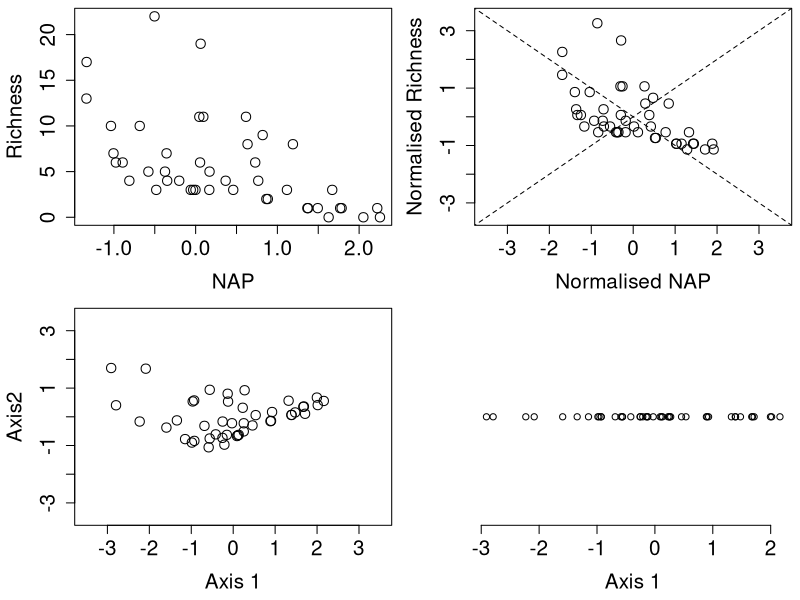
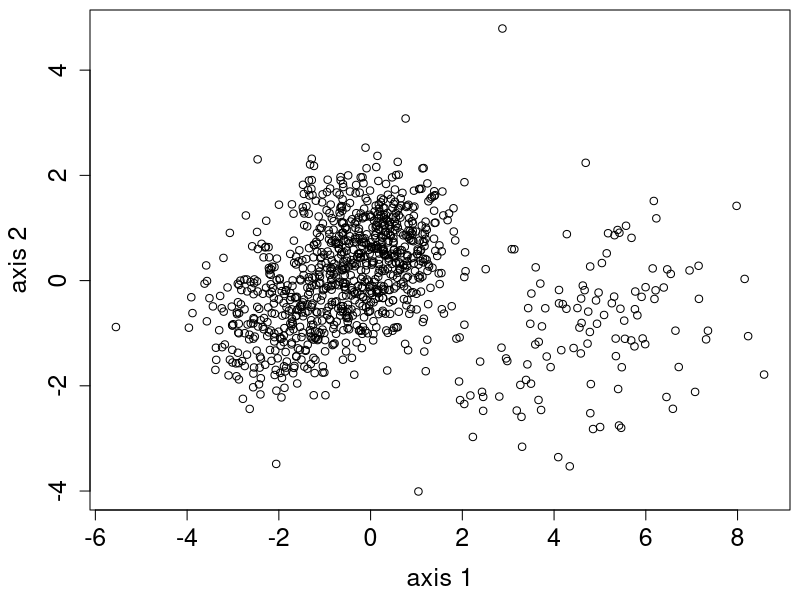
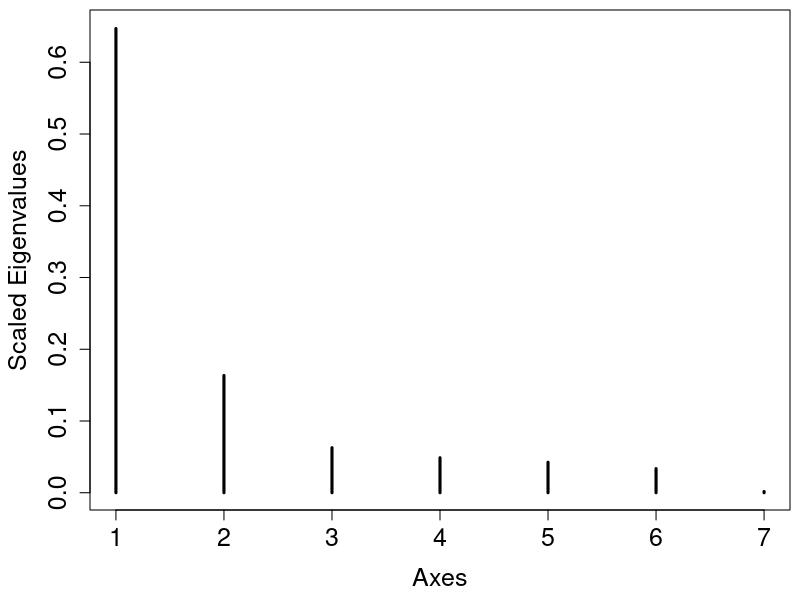
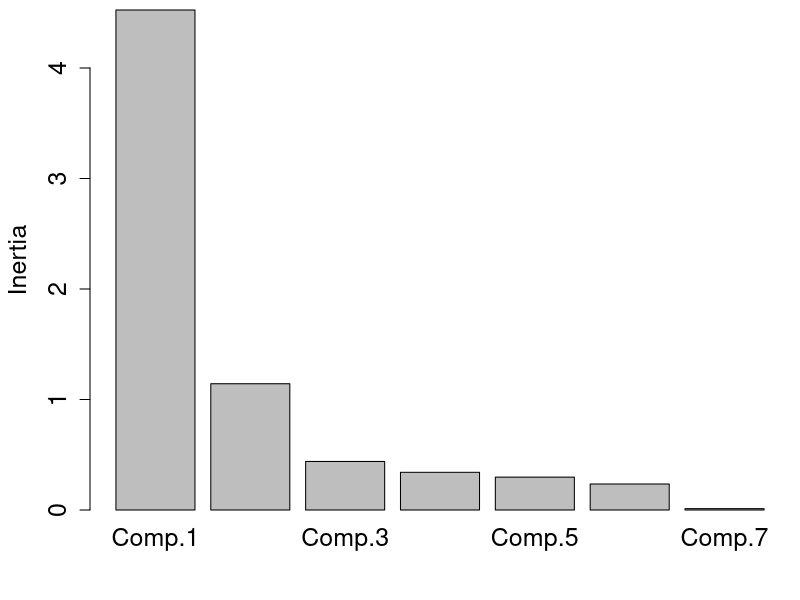
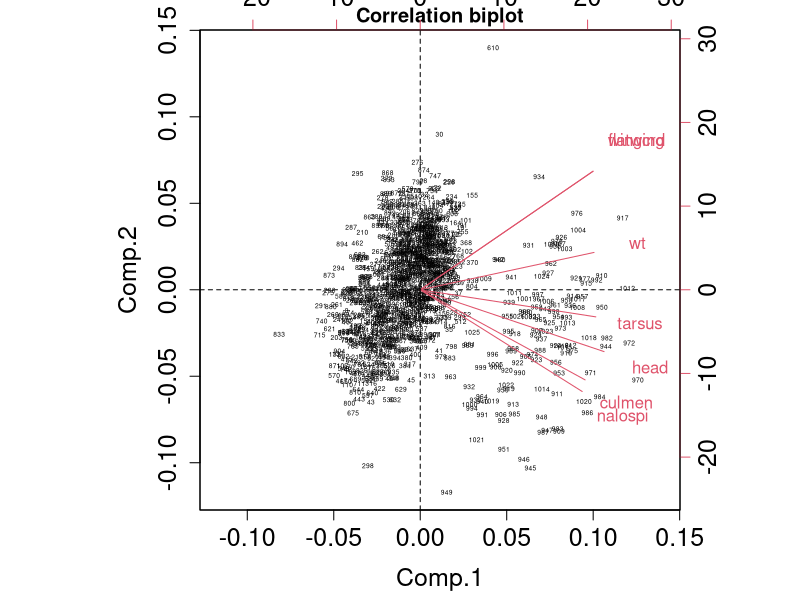
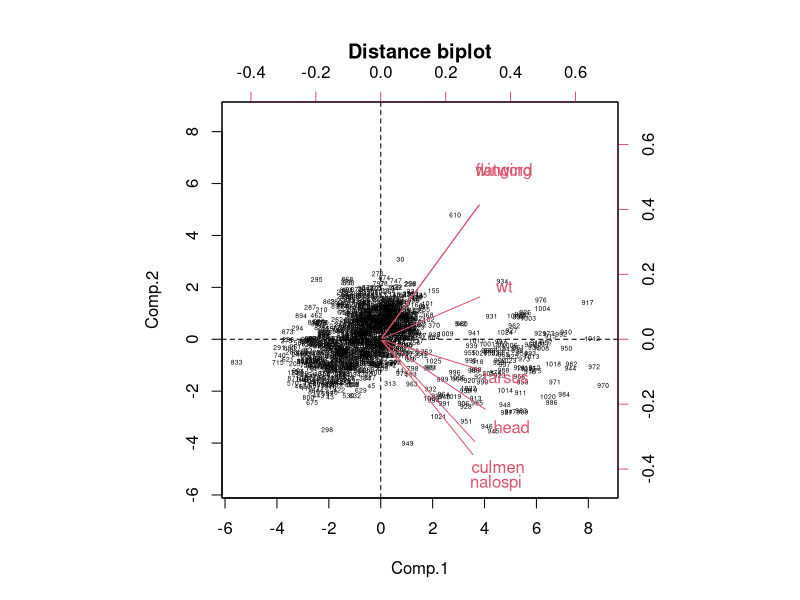
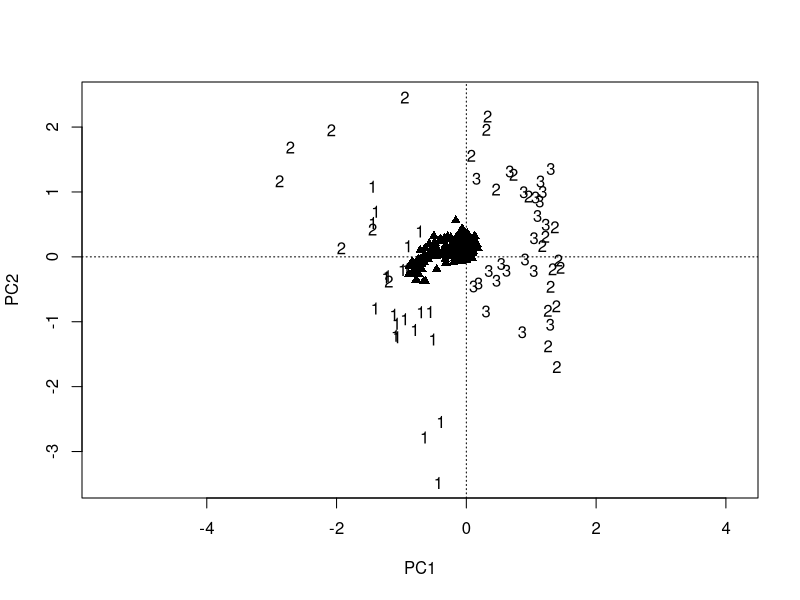
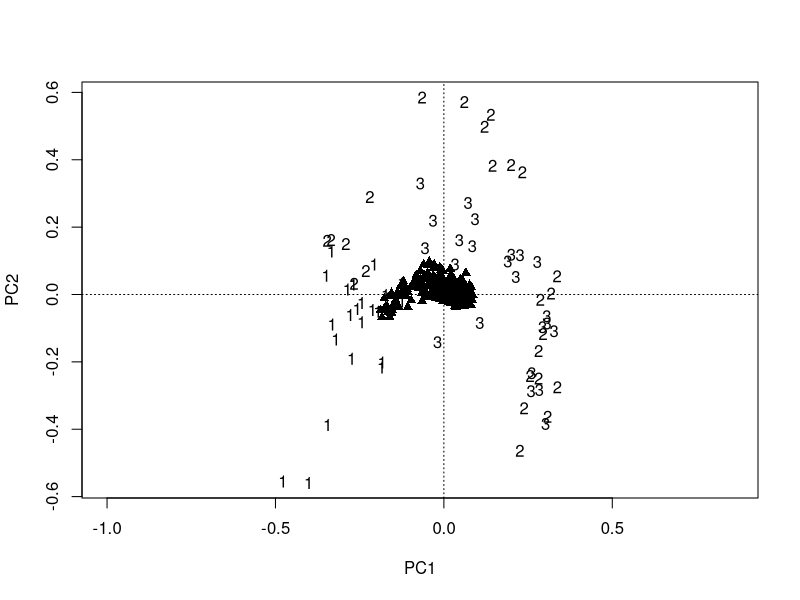

Reproduce these figures in R, in order.
#    R code for: Chapter 12 in:
#    Analysing Ecological Data. (2007). Zuur, Ieno and Smith. Springer, 680p.

#    This program is free software; you can redistribute it and/or modify
#    it under the terms of the GNU General Public License as published by
#    the Free Software Foundation; either version 2 of the License, or
#    (at your option) any later version.
#
#    This program is distributed in the hope that it will be useful, 
#    but WITHOUT ANY WARRANTY; without even the implied warranty of
#    MERCHANTABILITY or FITNESS FOR A PARTICULAR PURPOSE.  See the
#    GNU General Public License for more details.

#    This file was produced by Nelly Chizhikova and Alain Zuur
#    (highstat@highstat.com)



setwd("D:\\applicat\\HighlandStatistics\\Book\\R\\RChapter12")

library(MASS) 

par(mar = c(4.5, 4.5, 0.5, 0.5), cex.lab = 1.5, cex.axis = 1.5)


################################
#
#        Chapter 12.2


RIKZ <- read.table(file = "RIKZ.txt",header = TRUE)
RIKZ$Richness <- rowSums(RIKZ[,2:76] > 0)
RIKZ_norm<-data.frame(NAP_norm=(RIKZ$NAP-mean(RIKZ$NAP))/sd(RIKZ$NAP),
           Rich_norm=(RIKZ$Richness-mean(RIKZ$Richness))/sd(RIKZ$Richness))




#      Figure 12.1
par(mfrow=c(2,2))
#      A
plot(RIKZ$NAP,RIKZ$Richness, ylab = "Richness", xlab = "NAP", cex=1.5)

#      B
plot(RIKZ_norm, xlim=c(-3.5, 3.5), ylim=c(-3.5,3.5), cex=1.5,
     xlab="Normalised NAP", ylab="Normalised Richness")
lines(c(-4,4),c(-4,4), lty=2)
lines(c(-4,4),c(4,-4), lty=2)

#      C
RIKZ_PCA<-princomp(RIKZ_norm)
plot(RIKZ_PCA$scores, xlim=c(-3.5, 3.5), ylim=c(-3.5,3.5), cex=1.5,
     xlab="Axis 1", ylab="Axis2")

#      D
RIKZ_PCA<-princomp(RIKZ_norm)
plot(RIKZ_PCA$scores[,1],  rep(1, times=nrow(RIKZ_PCA$scores)), axes=F, 
     xlab="Axis 1", ylab=" ")
axis(1)
par(mfrow=c(1,1))




#     PCA output (page 195) 
#     For percent of information see "proportion of variance".
#     First axis is denoted as "Comp.1"
summary(RIKZ_PCA)

#Importance of components:
#                          Comp.1    Comp.2
#Standard deviation     1.2388718 0.6486541
#Proportion of Variance 0.7848426 0.2151574
#Cumulative Proportion  0.7848426 1.0000000

#The 76% in the book should probably be 78%. (page 196, fourth line)



#    Matrix C which gives coefficients for equation of new axes
#    (page 195-196)
RIKZ_PCA<-princomp(RIKZ_norm)
RIKZ_PCA$loadings

#      coefficients for first axis (first column in C matrix)
RIKZ_PCA$loadings[,1]

#     coefficients for second axis (second column in C matrix)
RIKZ_PCA$loadings[,2]





###################################
#
#     Sections 12.4-12.5. Example of PCA

sparrows<-read.table("Sparrows2.txt", header=T)


#     Table 12.1
round(cor(sparrows),2)





#     Loadings for the first two axes
#     (the variables are normalized)
spar_PCA<-princomp(sparrows[,1:7], cor=TRUE)
#     first axis
round(spar_PCA$loadings[,1],2)
#     second axis
round(spar_PCA$loadings[,2],2)


#Or a bit more clumsy:
#     Normalisation of variables
#    (scale into zero mean and unit variance).
#    this data transformation is done by
#    "standardize" option of decostand function
library(vegan)
sparrows_norm<-decostand(sparrows[,1:7], "standardize")
spar_PCA<-princomp(sparrows_norm)





#     Figure 12.2
spar_PCA<-princomp(sparrows_norm)
plot(spar_PCA$scores[,1:2], xlab="axis 1", ylab="axis 2")



#     Table 12.2
CumProp <- 0
for (i in 1:4) {
cat(paste("Axis", i, sep = ""), "\t", 
    "EigScaled", round(spar_PCA$sdev[i]^2/sum(spar_PCA$sdev^2), 3), "\t",
    "Eig", round(spar_PCA$sdev[i]^2, 3), "\t",  
    "CumProp%", round(CumProp <- CumProp+spar_PCA$sdev[i]^2/ 
                     sum(spar_PCA$sdev^2)*100, 2), "\n")
}





#      Broken stick  model approach (page 199, formula 12.3)
p<-ncol(sparrows_norm)
L<-matrix(ncol=p)
for (i in 1:p) {
L[i]<-round(1/p*sum(1/seq(from=i, to=p)),2)
}
#      Broken stick values
L
#      Based on the broken stick model only the first axis 
#      is of interest, because it's scaled eigenvalue (0.64) is 
#      greater than corresponding brocken stick value (0.37)





#      Figure 12.3
plot(spar_PCA$sdev^2/sum(spar_PCA$sdev^2), type="h", lwd=3, 
     xlab="Axes", ylab="Scaled Eigenvalues")

#or as barplot of unscaled eigenvalues
screeplot(spar_PCA, main=NULL)





#     Figure 12.4. The correlation biplot.
biplot(spar_PCA, scale=1, cex=c(0.4, 1), arrow.len=0, main="Correlation biplot")
abline(h=0, lty=2)
abline(v=0, lty=2)

#Figures 12.4 and 12.5 were produced with Brodgar. Just like CANOCO,
#Brodgar uses a slighly different way to present the loadings (it
#scales them between -1 and 1).

win.graph()
#     Figure 12.5. The distance biplot.
biplot(spar_PCA, scale=0, cex=c(0.4, 1), arrow.len=0, main="Distance biplot")
abline(h=0, lty=2)
abline(v=0, lty=2)

#You may want to check the help file of biplot.princomp.
#Seems the scale is just the opposite of the alpha in the book.
#R help file text:
# scale 	The variables are scaled by lambda ^ scale and the
#         observations are scaled by lambda ^ (1-scale) where
#         lambda are the singular values as computed by princomp.
#         Normally 0 <= scale <= 1, and a warning will be issued
#         if the specified scale is outside this range.

#Yes...page 201: G is for the rows (observations). So...alpha = 1-scale






#######################################
#
#        Chapter 12.6. General remarks.
library(vegan)

BirdData<-read.table("BirdsDayHour.txt", header=T)
Birds <- BirdData[, 4:73]


#      Put variables (cells) in columns
#      Put observations (day-in-hour) in rows
Birds.day.by.cell <- t(Birds)


#Remove cells with less than 10 observations
I1 <- colSums(Birds.day.by.cell)
Birds.day.by.cell.M10 <- Birds.day.by.cell[,I1>=10]


#The data were cubic root transformed
Birds.CR <-Birds.day.by.cell.M10 ^ (0.33333333)


#      PCA, covariance matrix used.
#      (rda function used without second matrix on 
#       explanatory variables gives PCA ordination)
M1 <- rda(Birds.CR, scale=FALSE)

#Or use:
summary(prcomp(Birds.CR))


#      Figure 12.6
#      PCA correlation biplot
plot(M1, scaling=2, type="n")
#      The labels 1, 2, 3 indicate day of observation
label<-substr(row.names(Birds.CR),2,2)
text(scores(M1, display="sites", scaling=2), labels=label)
#      Triangles represent the variales (counts on grid cells)
points(M1, scaling=2, display="species", pch=17)





#      Eigenvalues (see page 205)
CumProp <- 0
for (i in 1:4) {
cat(paste("Axis", i, sep = ""), "\t", 
    "EigScaled", round(M1$CA$eig[i]/M1$CA$tot.chi, 3), "\t",
    "Eig", round(M1$CA$eig[i], 3), "\t",
    "CumProp%", round(CumProp <- CumProp+M1$CA$eig[i]/
                     M1$CA$tot.chi*100, 2), "\n")
}








######################################
#
#     12.7 Hord and Hellingr transformation

library(vegan)


#      Chord transformation (make site's sum of squares equal to one)
bird_dat_chord<-decostand(Birds.CR, "norm", MARGIN=1)



#      PCA, covariance matrix used.
#      (rda function used without second matrix on 
#       explanatory variables gives PCA ordination)
bird_chord_PCA<-rda(bird_dat_chord, scale=F)




#      Figure 12.9   PCA correlation biplot
#      PCA distance biplot
bird_chord_PCA<-rda(bird_dat_chord, scale=F)
plot(bird_chord_PCA, scaling=2, type="n")

#      The labels 1, 2, 3 indicate day of observation
#      Triangles represent the variales (counts on grid cells)
label<-substr(row.names(Birds.CR),2,2)
text(scores(bird_chord_PCA, display="sites", scaling=2), labels=label)
points(bird_chord_PCA, scaling=2, display="species", pch=17)




#      PCA distance biplot
plot(bird_chord_PCA, scaling=1, type="n")
#      The labels 1, 2, 3 indicate day of observation
label<-substr(row.names(Birds.CR),2,2)
text(scores(bird_chord_PCA, display="sites", scaling=1), labels=label)
#      Triangles represent the variales (counts on grid cells)
points(bird_chord_PCA, scaling=1, display="species", pch=17)





######################################
#
#     12.8 Explanatory variables

library(vegan)


RIKZ <- read.table("RIKZGroups.txt", header = TRUE)
Species <- RIKZ[,2:5]


#Data were square root transformed
Species.sq <- sqrt(Species)
ExplVar <- RIKZ[, 7:17]

#ExplVar <- RIKZ[, c("angle1","exposure","salinity",
#                    "temperature","NAP","penetrability",
#                    "grainsize","humus","chalk",
#                    "sorting1")]
##I think I am using a slightly different set of covariates in the book
#Hence, there will be small differences



#       Figure 12.10 A
RIKZ_PCA_A<-rda(Species.sq, scale=T)
plot(RIKZ_PCA_A, scaling=2, type="n")
segments(x0=0,
         y0=0, 
         x1=scores(RIKZ_PCA_A, display="species", scaling=2)[,1],
         y1=scores(RIKZ_PCA_A, display="species", scaling=2)[,2])
text(RIKZ_PCA_A, display="sp", scaling=2, col=2)
points(RIKZ_PCA_A, display="wa", scaling=2, pch=19)


#Eigenvalues (see page 208)
CumProp <- 0
for (i in 1:4) {
cat(paste("Axis", i, sep = ""), "\t", 
    "EigScaled", round(RIKZ_PCA_A$CA$eig[i]/RIKZ_PCA_A$CA$tot.chi, 3), "\t",
    "Eig", round(RIKZ_PCA_A$CA$eig[i], 3), "\t",  
    "CumProp%", round(CumProp <- CumProp+RIKZ_PCA_A$CA$eig[i]/ 
                     RIKZ_PCA_A$CA$tot.chi*100, 2), "\n")
}





#Figure 12.10 B
RIKZ_PCA_B<-rda(cbind(Species.sq, ExplVar), scale=T)
plot(RIKZ_PCA_B, scaling=2, type="n")
segments(x0=0,
         y0=0, 
         x1=scores(RIKZ_PCA_B, display="species", scaling=2)[,1],
         y1=scores(RIKZ_PCA_B, display="species", scaling=2)[,2])
text(RIKZ_PCA_B, display="sp", scaling=2, col=2)
points(RIKZ_PCA_B, display="wa", scaling=2, pch=19)


#      Eigenvalues (see page 209)
CumProp <- 0
for (i in 1:4) {
cat(paste("Axis", i, sep = ""), "\t", 
    "EigScaled", round(RIKZ_PCA_B$CA$eig[i]/RIKZ_PCA_B$CA$tot.chi, 3), "\t",
    "Eig", round(RIKZ_PCA_B$CA$eig[i], 3), "\t",  
    "CumProp%", round(CumProp <- CumProp+RIKZ_PCA_B$CA$eig[i]/ 
                     RIKZ_PCA_B$CA$tot.chi*100, 2), "\n")
}

#The eigenvalue of the second axis is smaller than in the book.
#I think I didn't use angle1 and angle 2 in the book.





#       Figure 12.10 C
RIKZ_PCA_A<-rda(Species.sq, scale=T)
#      Correlation of explanatory variables with ordination axes
crosscor<-cor(ExplVar, scores(RIKZ_PCA_A, display="wa")[,1:2])

plot(RIKZ_PCA_A, scaling=2, type="n")
segments(x0=0,
         y0=0, 
         x1=scores(RIKZ_PCA_A, display="species", scaling=2)[,1],
         y1=scores(RIKZ_PCA_A, display="species", scaling=2)[,2])
text(RIKZ_PCA_A, display="sp", scaling=2, col=2)
segments(x0=0,
         y0=0, 
         x1=crosscor[,1],
         y1=crosscor[,2])
text(crosscor, labels=row.names(crosscor), col=3)
points(RIKZ_PCA_A, display="wa", scaling=2, pch=19)




#       Figure 12.10 D (it's Figure C zoomed in)
RIKZ_PCA_A<-rda(Species.sq, scale=T)
#      Correlation of explanatory variables with ordination axes
crosscor<-cor(ExplVar, scores(RIKZ_PCA_A, display="wa")[,1:2])
crosscor

plot(RIKZ_PCA_A, scaling=2, type="n", xlim=c(-1.5, 1.5), ylim=c(-1.5, 1.5))
segments(x0=0,
         y0=0, 
         x1=scores(RIKZ_PCA_A, display="species", scaling=2)[,1],
         y1=scores(RIKZ_PCA_A, display="species", scaling=2)[,2])
text(RIKZ_PCA_A, display="sp", scaling=2, col=2)
segments(x0=0,
         y0=0, 
         x1=crosscor[,1],
         y1=crosscor[,2])
text(crosscor, labels=row.names(crosscor), col=3)
points(RIKZ_PCA_A, display="wa", scaling=2, pch=19)




######################################
#
#     12.9 Redundancy analysis

library(vegan)

I1 <- rowSums(Species)  #Could be used to drop sites with a total
                        #of 0. Just in case you want to apply one
                        #of these db-RDA transformation
                        
ExplVar <- RIKZ[, c("angle1","exposure","salinity",
                    "temperature","NAP","penetrability",
                    "grainsize","humus","chalk",
                    "sorting1")]


RIKZ_RDA<-rda(Species.sq, ExplVar, scale=T)



#     Figure 12.11
plot(RIKZ_RDA, scaling=2, type="n")
segments(x0=0,
         y0=0, 
         x1=scores(RIKZ_RDA, display="species", scaling=2)[,1],
         y1=scores(RIKZ_RDA, display="species", scaling=2)[,2])
text(RIKZ_RDA, display="sp", scaling=2, col=2)
text(RIKZ_RDA, display="bp", scaling=2,
     row.names(scores(RIKZ_RDA, display="bp")), col=3)
points(RIKZ_RDA, display="lc", scaling=2, pch=19)



#      Table 12.3
CumProp <- 0
CumProp2 <-0
for (i in 1:4) {
cat(paste("Ax", i, sep = ""), "\t", 
    "Eig", round(RIKZ_RDA$CCA$eig[i]/RIKZ_RDA$tot.chi, 2), "\t",
    "Eig%", round(RIKZ_RDA$CCA$eig[i]/RIKZ_RDA$tot.chi*100), "\t",  
    "Cum", round(CumProp <- CumProp+RIKZ_RDA$CCA$eig[i]/ 
                     RIKZ_RDA$tot.chi*100), "\t",
    "CanonSum%", round(RIKZ_RDA$CCA$eig[i]/RIKZ_RDA$CCA$tot.chi*100), "\t",
    "CumCanSum%", round(CumProp2 <- CumProp2+RIKZ_RDA$CCA$eig[i]/ 
                     RIKZ_RDA$CCA$tot.chi*100), "\n")
}
#      If the total variance is set to 1, then 
#      the sum of all canonical eigenvalues is equal to
round(RIKZ_RDA$CCA$tot.chi/RIKZ_RDA$tot.chi,2)

#Differences with the book are due to rounding





######################################
#
#     Nominal variables (page 214)


ExplVar <- RIKZ[, c("week","angle1","exposure","salinity",
                    "temperature","NAP","penetrability",
                    "grainsize","humus","chalk",
                    "sorting1")]

RIKZ_RDA<-rda(Species.sq~as.factor(week)+angle1+exposure+salinity+
                      temperature+NAP+penetrability+grainsize+humus+
                      chalk+sorting1,
              data=ExplVar,scale=T)
              
              
              

plot(RIKZ_RDA, scaling=2)
#Sorry.....but R is making a mess of these figures.
#Better use Brodgar..:-)




#I'm not sure whether vegan does a forward selection
#as described in Table 12.5 and 12.6. Certainly
step(RIKZ_RDA)
#is wrong. It doesn't have an AIC.

#For the permutation test, see the help file of:
anova.cca



#For the partial analysis, you can use:

X1 <- RIKZ[, c("angle1","salinity",
                    "temperature","NAP","penetrability",
                    "grainsize","humus","chalk",
                    "sorting1")]
X2 <- RIKZ[,"exposure"]


RIKZ_RDA1<-rda(Species.sq, X1, X2, scale=T)
RIKZ_RDA2<-rda(Species.sq, X2, X1, scale=T)

summary(RIKZ_RDA1)
summary(RIKZ_RDA2)


#Partitioning of correlations:
#              Inertia Proportion
#Total          4.0000     1.0000
#Conditioned    0.7138     0.1784
#Constrained    0.7865     0.1966
#Unconstrained  2.4997     0.6249
#

#Partitioning of correlations:
#              Inertia Proportion
#Total          4.0000    1.00000
#Conditioned    1.2030    0.30075
#Constrained    0.2973    0.07433
#Unconstrained  2.4997    0.62492

#If you look at the proportions, then the numbers are the same as
#Tables 12.7 and 12.8






